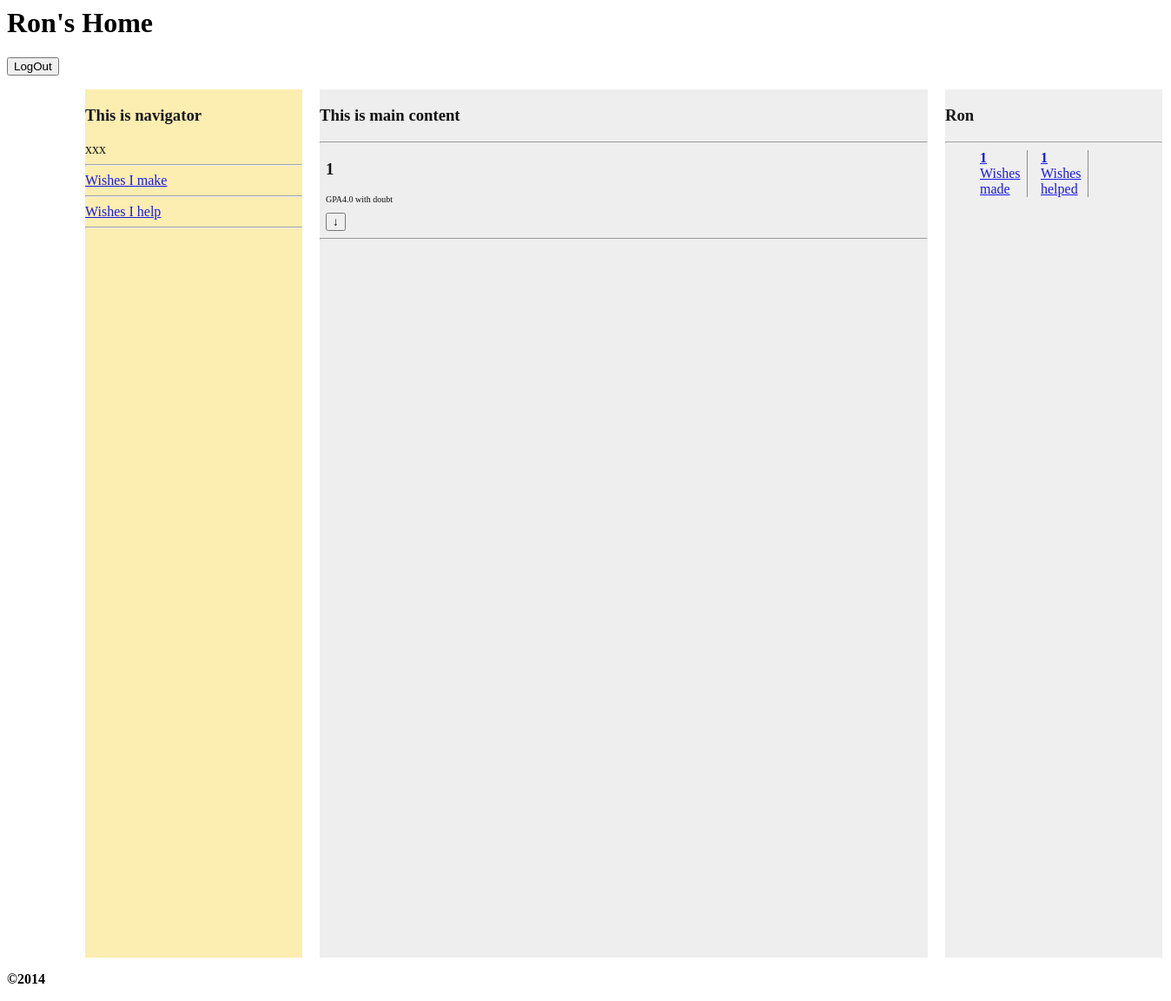
The page /WishWall/index.php/MyPage/view (signed in) on the database its author committed.
### tables this page shows
CREATE TABLE `Wishes` (
  `WishID` int(11) NOT NULL AUTO_INCREMENT,
  `Date` date NOT NULL,
  `Title` varchar(20) NOT NULL,
  `Description` text NOT NULL,
  `ExpireDate` date NOT NULL,
  `WishMaker` int(11) DEFAULT NULL,
  `WishHelper` int(11) DEFAULT NULL,
  `Status` int(11) NOT NULL,
  PRIMARY KEY (`WishID`),
  KEY `WishMaker` (`WishMaker`),
  KEY `WishHelper` (`WishHelper`)
);

CREATE TABLE `Users` (
  `UserID` int(11) NOT NULL AUTO_INCREMENT,
  `UserName` varchar(16) NOT NULL,
  `Password` varchar(16) NOT NULL,
  `Contribution` int(11) NOT NULL DEFAULT '0',
  `Address` text,
  `Email` varchar(30) DEFAULT NULL,
  `PhoneNumber` int(13) DEFAULT NULL,
  PRIMARY KEY (`UserID`)
);

### WishWall/application/controllers/myPage.php (called while the page is built, shortened)
<?php
    class MyPage extends CI_Controller
    {
        public function __construct()
        {
            $this->load->model('UserManager');
            $this->load->model('WishManager');
            if( !isset( $_SESSION['UID'])){
                $this->load->helper('url');
                redirect(base_url().'index.php/LogIn');
            }else{
                if( !isset( $_SESSION['userName'] ) ){
                    $UM = UserManager::getUserManager();
                    $currentUser = $UM->getUserThroughID( $_SESSION['UID']);
                }
            }
        }
        public function view( $page = 'Home' )
        {
            $WM = WishManager::getInstance();
            $UM = UserManager::getUserManager();
            $uid = $_SESSION['UID'];
            $currentUser = $UM->getUserThroughID( $uid );
            $page="".$currentUser->UserName."'s ".$page;
            $data['title'] = ucfirst($page);
            $helpOrmake = $this->input->get('help', 0);
            $wishesMake = $WM->getWishesFromID($uid, "wishMaker");
            $wishesHelp = $WM->getWishesFromID($uid, "wishHelper");
            $data['wishesHelp'] = count( $wishesHelp );
            $data['wishesMake'] = count( $wishesMake );
            $data['userName'] = $_SESSION['userName'];
            if( $helpOrmake == 0 ){
                $data['wishes'] = $wishesMake;
            }else{
                $data['wishes'] = $wishesHelp;
            }
            $this->load->helper('url');
            $links = array();
            $links[] = array(
                current_url(),
                "Wishes I make",
                0
            );
            $links[] = array(
                current_url().'?help=1',
                "Wishes I help",
                1
            );
            $data['links'] = $links;
            $this->load->view('templates/header', $data);
            $this->load->view('logInPages/logout');
            $this->load->view('templates/navigator', $data);
            $this->load->view('templates/mainContent', $data);
            $this->load->view('templates/profile');
            $this->load->view('templates/footer', $data);
        }
    }
?>

### WishWall/index.php (called while the page is built, shortened)
<?php
require_once BASEPATH.'core/CodeIgniter.php';

### WishWall/application/models/UserManager.php (called while the page is built, shortened)
<?php
    class UserManager extends CI_Model
    {
        public function getUserThroughID( $uid )
        {
            $conditions = array("UserID" => $uid);
            $query = $this->db->get_where('Users', $conditions);
            $result = $query->first_row();
            $uname = $result->UserName;
            $psswd = $result->Password;
            $contr = $result->Contribution;
            $resultUser = new UserModel($uname, $psswd, $contr, $uid);
            return $resultUser;
        }
    }
?>

### WishWall/application/classes/Wish.php (called while the page is built, shortened)
<?php
    class Wish
    {
        function __construct($wishId, $wishMaker, $wishHelper, $date, $title, $description, $expDate, $status)
        {
            $this->wishMaker = $wishMaker;
            $this->description = $description;
        }
        public function __get($property)
        {
            if(property_exists($this, $property))
            {
                return $this->$property;
            }
        }
    }
?>

### WishWall/application/models/WishManager.php (called while the page is built, shortened)
<?php
include "./application/classes/Wish.php";
    class WishManager extends CI_Model
    {
        public function getWishesFromId($id, $role)
        {
            $wishes = array();
            if($role == "wishMaker")
                $query = $this->db->query("SELECT * FROM Wishes WHERE WishMaker = '" . $id . "' ");
            if($role == "wishHelper")
                $query = $this->db->query("SELECT * FROM Wishes WHERE WishHelper = '" . $id . "' ");
            foreach($query->result() as $row)
            {
                $wishes[] = new Wish($row->WishID, $row->WishMaker, $row->WishHelper,
                    $row->Date, $row->Title, $row->Description, $row->ExpireDate, $row->Status);
            }
            return $wishes;
        }
    }
?>

### WishWall/application/views/templates/wishBox.php (the view, shortened to what this page needs)
<div class="wishbox" >
    <h3><?php echo $wish->wishMaker ?></h3>
    <p>
        <?php echo $wish->description ?>
    </p>
    <button name="showWishDetails">↓</button>
</div>
<hr>

### WishWall/application/views/templates/profile.php
    <div id="profile" >
        <h3><?php echo $userName ?></h3>
        <hr>
        <ul>
            <li>
                <a href="<?php echo $links[0][0] ?>" >
                    <strong>
                        <?php
                            echo isset($wishesMake)?$wishesMake:0;
                        ?>
                    </strong>
                    <span>Wishes made</span>
                </a>
            </li>
            <li>
                <a href="<?php echo $links[1][0] ?>">
                    <strong>
                        <?php
                            echo isset($wishesHelp)?$wishesHelp:0;
                        ?>
                        </strong>
                    <span>Wishes helped</span>
                </a>
            </li>
        </ul>
    </div>
</div>

### WishWall/application/css/universal.css (style rules this page uses)
* { -webkit-box-sizing: border-box; -moz-box-sizing: border-box; box-sizing: border-box; }
#profile { width:250px; height: 100%; opacity: 0.9; background-color: #eeeeee; position:absolute; left: 990px; display:block; }
.wishbox { margin-left: 1%; margin-right: 1%; }
.wishbox p { font-size: 10px; }
#profile ul { margin: 0 auto; }
#profile li { width:55px; float:left; list-style:none; border-color: grey; border-right-width: 1px; border-right-style: solid; padding: 0 15px 0 0; margin:0 15px 0 0; }

### rows shown on the page
wishes: WishMaker "1", Description "GPA4.0 with doubt"
users: UserName "Ron", UserID "1"

### other values the page prints
$title "Ron's Home"
$l[1] "Wishes I make"
$l[1] "Wishes I help"
